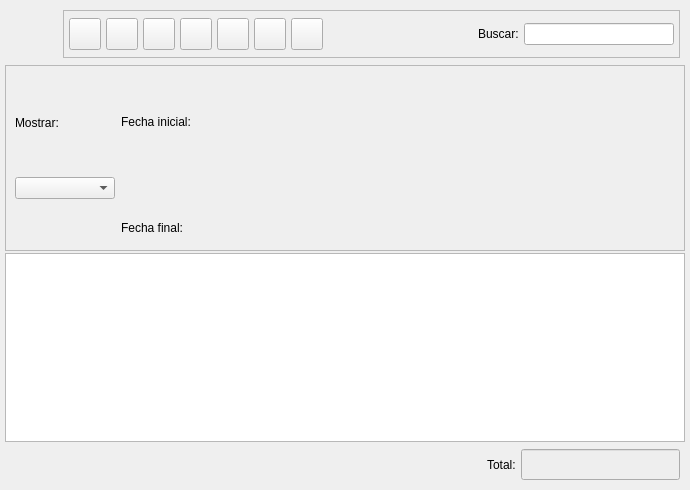
<ui version="4.0" >
 <author>Tomeu Borras Riera</author>
 <class>PresupuestosListBase</class>
 <widget class="QWidget" name="PresupuestosListBase" >
  <property name="enabled" >
   <bool>true</bool>
  </property>
  <property name="geometry" >
   <rect>
    <x>0</x>
    <y>0</y>
    <width>690</width>
    <height>490</height>
   </rect>
  </property>
  <property name="windowTitle" >
   <string>Presupuestos a clientes</string>
  </property>
  <property name="windowIcon" >
   <iconset resource="../../bulmages.qrc" >:/Bulmafact48x48/images/png/48x48/i_bulmages_ventas_presupuestos_listado.48x48.png</iconset>
  </property>
  <layout class="QVBoxLayout" >
   <property name="margin" >
    <number>5</number>
   </property>
   <property name="spacing" >
    <number>2</number>
   </property>
   <item>
    <layout class="QHBoxLayout" >
     <property name="margin" >
      <number>5</number>
     </property>
     <property name="spacing" >
      <number>5</number>
     </property>
     <item>
      <widget class="QLabel" name="label" >
       <property name="minimumSize" >
        <size>
         <width>48</width>
         <height>48</height>
        </size>
       </property>
       <property name="maximumSize" >
        <size>
         <width>48</width>
         <height>48</height>
        </size>
       </property>
       <property name="text" >
        <string/>
       </property>
       <property name="pixmap" >
        <pixmap resource="../../bulmages.qrc" >:/Bulmafact48x48/images/png/48x48/i_bulmages_ventas_presupuestos_listado.48x48.png</pixmap>
       </property>
      </widget>
     </item>
     <item>
      <widget class="QFrame" name="m_botonera" >
       <property name="frameShape" >
        <enum>QFrame::StyledPanel</enum>
       </property>
       <property name="frameShadow" >
        <enum>QFrame::Raised</enum>
       </property>
       <layout class="QHBoxLayout" >
        <property name="margin" >
         <number>5</number>
        </property>
        <property name="spacing" >
         <number>5</number>
        </property>
        <item>
         <widget class="QToolButton" name="mui_crear" >
          <property name="minimumSize" >
           <size>
            <width>32</width>
            <height>32</height>
           </size>
          </property>
          <property name="maximumSize" >
           <size>
            <width>32</width>
            <height>32</height>
           </size>
          </property>
          <property name="toolTip" >
           <string>Nuevo presupuesto</string>
          </property>
          <property name="whatsThis" >
           <string>Nuevo presupuesto</string>
          </property>
          <property name="text" >
           <string/>
          </property>
          <property name="icon" >
           <iconset resource="../../bulmages.qrc" >:/Genericos32x32/images/png/i_fileNew.xpm</iconset>
          </property>
          <property name="iconSize" >
           <size>
            <width>32</width>
            <height>32</height>
           </size>
          </property>
          <property name="shortcut" >
           <string>Ctrl+N</string>
          </property>
         </widget>
        </item>
        <item>
         <widget class="QToolButton" name="mui_editar" >
          <property name="minimumSize" >
           <size>
            <width>32</width>
            <height>32</height>
           </size>
          </property>
          <property name="maximumSize" >
           <size>
            <width>32</width>
            <height>32</height>
           </size>
          </property>
          <property name="toolTip" >
           <string>Editar presupuesto</string>
          </property>
          <property name="whatsThis" >
           <string>Editar presupuesto</string>
          </property>
          <property name="text" >
           <string/>
          </property>
          <property name="icon" >
           <iconset resource="../../bulmages.qrc" >:/Genericos32x32/images/png/i_edit.png</iconset>
          </property>
          <property name="iconSize" >
           <size>
            <width>32</width>
            <height>32</height>
           </size>
          </property>
          <property name="shortcut" >
           <string>Ctrl+E</string>
          </property>
         </widget>
        </item>
        <item>
         <widget class="QToolButton" name="mui_borrar" >
          <property name="minimumSize" >
           <size>
            <width>32</width>
            <height>32</height>
           </size>
          </property>
          <property name="maximumSize" >
           <size>
            <width>32</width>
            <height>32</height>
           </size>
          </property>
          <property name="toolTip" >
           <string>Borrar presupuesto</string>
          </property>
          <property name="whatsThis" >
           <string>Borrar presupuesto</string>
          </property>
          <property name="text" >
           <string/>
          </property>
          <property name="icon" >
           <iconset resource="../../bulmages.qrc" >:/Genericos32x32/images/png/i_editDelete.png</iconset>
          </property>
          <property name="iconSize" >
           <size>
            <width>32</width>
            <height>32</height>
           </size>
          </property>
          <property name="shortcut" >
           <string>Ctrl+D</string>
          </property>
         </widget>
        </item>
        <item>
         <widget class="QToolButton" name="mui_imprimir" >
          <property name="minimumSize" >
           <size>
            <width>32</width>
            <height>32</height>
           </size>
          </property>
          <property name="maximumSize" >
           <size>
            <width>32</width>
            <height>32</height>
           </size>
          </property>
          <property name="toolTip" >
           <string>Imprimir listado</string>
          </property>
          <property name="whatsThis" >
           <string>Imprimir listado</string>
          </property>
          <property name="text" >
           <string/>
          </property>
          <property name="icon" >
           <iconset resource="../../bulmages.qrc" >:/Genericos32x32/images/png/i_filePrint.xpm</iconset>
          </property>
          <property name="iconSize" >
           <size>
            <width>32</width>
            <height>32</height>
           </size>
          </property>
          <property name="shortcut" >
           <string>Ctrl+P</string>
          </property>
         </widget>
        </item>
        <item>
         <widget class="QToolButton" name="mui_filtrar" >
          <property name="minimumSize" >
           <size>
            <width>32</width>
            <height>32</height>
           </size>
          </property>
          <property name="maximumSize" >
           <size>
            <width>32</width>
            <height>32</height>
           </size>
          </property>
          <property name="toolTip" >
           <string>Filtrar pedidos</string>
          </property>
          <property name="whatsThis" >
           <string>Filtrar pedidos</string>
          </property>
          <property name="text" >
           <string/>
          </property>
          <property name="icon" >
           <iconset resource="../../bulmages.qrc" >:/Genericos32x32/images/png/i_find.png</iconset>
          </property>
          <property name="iconSize" >
           <size>
            <width>32</width>
            <height>32</height>
           </size>
          </property>
          <property name="checkable" >
           <bool>true</bool>
          </property>
         </widget>
        </item>
        <item>
         <widget class="QToolButton" name="mui_configurar" >
          <property name="minimumSize" >
           <size>
            <width>32</width>
            <height>32</height>
           </size>
          </property>
          <property name="maximumSize" >
           <size>
            <width>32</width>
            <height>32</height>
           </size>
          </property>
          <property name="toolTip" >
           <string>Configurar listado</string>
          </property>
          <property name="whatsThis" >
           <string>Configurar listado</string>
          </property>
          <property name="text" >
           <string/>
          </property>
          <property name="icon" >
           <iconset resource="../../bulmages.qrc" >:/Genericos32x32/images/png/i_packageSettings.png</iconset>
          </property>
          <property name="iconSize" >
           <size>
            <width>32</width>
            <height>32</height>
           </size>
          </property>
          <property name="checkable" >
           <bool>true</bool>
          </property>
         </widget>
        </item>
        <item>
         <widget class="QToolButton" name="mui_actualizar" >
          <property name="minimumSize" >
           <size>
            <width>32</width>
            <height>32</height>
           </size>
          </property>
          <property name="maximumSize" >
           <size>
            <width>32</width>
            <height>32</height>
           </size>
          </property>
          <property name="toolTip" >
           <string>Actualizar listado</string>
          </property>
          <property name="whatsThis" >
           <string>Actualizar listado</string>
          </property>
          <property name="text" >
           <string/>
          </property>
          <property name="icon" >
           <iconset resource="../../bulmages.qrc" >:/Genericos32x32/images/png/i_reload.png</iconset>
          </property>
          <property name="iconSize" >
           <size>
            <width>22</width>
            <height>22</height>
           </size>
          </property>
          <property name="shortcut" >
           <string>F5</string>
          </property>
         </widget>
        </item>
        <item>
         <widget class="QFrame" name="mui_plugbotones" >
          <property name="sizePolicy" >
           <sizepolicy>
            <hsizetype>0</hsizetype>
            <vsizetype>0</vsizetype>
            <horstretch>0</horstretch>
            <verstretch>0</verstretch>
           </sizepolicy>
          </property>
          <property name="frameShape" >
           <enum>QFrame::NoFrame</enum>
          </property>
          <property name="frameShadow" >
           <enum>QFrame::Plain</enum>
          </property>
          <property name="lineWidth" >
           <number>0</number>
          </property>
         </widget>
        </item>
        <item>
         <spacer>
          <property name="orientation" >
           <enum>Qt::Horizontal</enum>
          </property>
          <property name="sizeType" >
           <enum>QSizePolicy::Expanding</enum>
          </property>
          <property name="sizeHint" >
           <size>
            <width>91</width>
            <height>34</height>
           </size>
          </property>
         </spacer>
        </item>
        <item>
         <widget class="QLabel" name="textLabel1_2" >
          <property name="text" >
           <string>Buscar:</string>
          </property>
         </widget>
        </item>
        <item>
         <widget class="QLineEdit" name="m_filtro" >
          <property name="minimumSize" >
           <size>
            <width>150</width>
            <height>0</height>
           </size>
          </property>
         </widget>
        </item>
       </layout>
      </widget>
     </item>
    </layout>
   </item>
   <item>
    <widget class="QFrame" name="m_busqueda" >
     <property name="sizePolicy" >
      <sizepolicy>
       <hsizetype>7</hsizetype>
       <vsizetype>0</vsizetype>
       <horstretch>0</horstretch>
       <verstretch>0</verstretch>
      </sizepolicy>
     </property>
     <property name="frameShape" >
      <enum>QFrame::StyledPanel</enum>
     </property>
     <property name="frameShadow" >
      <enum>QFrame::Raised</enum>
     </property>
     <layout class="QGridLayout" >
      <property name="margin" >
       <number>9</number>
      </property>
      <property name="spacing" >
       <number>6</number>
      </property>
      <item rowspan="2" row="1" column="2" >
       <widget class="BusquedaCliente" native="1" name="m_cliente" >
        <property name="sizePolicy" >
         <sizepolicy>
          <hsizetype>7</hsizetype>
          <vsizetype>0</vsizetype>
          <horstretch>0</horstretch>
          <verstretch>0</verstretch>
         </sizepolicy>
        </property>
        <property name="minimumSize" >
         <size>
          <width>0</width>
          <height>80</height>
         </size>
        </property>
        <property name="maximumSize" >
         <size>
          <width>16777215</width>
          <height>16777215</height>
         </size>
        </property>
        <property name="autoFillBackground" >
         <bool>false</bool>
        </property>
       </widget>
      </item>
      <item row="0" column="2" >
       <widget class="BusquedaArticulo" native="1" name="m_articulo" >
        <property name="sizePolicy" >
         <sizepolicy>
          <hsizetype>7</hsizetype>
          <vsizetype>0</vsizetype>
          <horstretch>0</horstretch>
          <verstretch>0</verstretch>
         </sizepolicy>
        </property>
        <property name="minimumSize" >
         <size>
          <width>0</width>
          <height>80</height>
         </size>
        </property>
        <property name="maximumSize" >
         <size>
          <width>16777215</width>
          <height>16777215</height>
         </size>
        </property>
       </widget>
      </item>
      <item rowspan="3" row="0" column="0" >
       <layout class="QVBoxLayout" >
        <property name="margin" >
         <number>0</number>
        </property>
        <property name="spacing" >
         <number>6</number>
        </property>
        <item>
         <widget class="QLabel" name="label_2" >
          <property name="sizePolicy" >
           <sizepolicy>
            <hsizetype>0</hsizetype>
            <vsizetype>0</vsizetype>
            <horstretch>0</horstretch>
            <verstretch>0</verstretch>
           </sizepolicy>
          </property>
          <property name="text" >
           <string>Mostrar:</string>
          </property>
          <property name="alignment" >
           <set>Qt::AlignLeading|Qt::AlignLeft|Qt::AlignVCenter</set>
          </property>
          <property name="buddy" >
           <cstring>mui_procesada</cstring>
          </property>
         </widget>
        </item>
        <item>
         <widget class="QComboBox" name="mui_procesada" >
          <property name="sizePolicy" >
           <sizepolicy>
            <hsizetype>0</hsizetype>
            <vsizetype>0</vsizetype>
            <horstretch>0</horstretch>
            <verstretch>0</verstretch>
           </sizepolicy>
          </property>
          <property name="minimumSize" >
           <size>
            <width>100</width>
            <height>0</height>
           </size>
          </property>
          <property name="maximumSize" >
           <size>
            <width>200</width>
            <height>16777215</height>
           </size>
          </property>
          <property name="focusPolicy" >
           <enum>Qt::StrongFocus</enum>
          </property>
          <property name="frame" >
           <bool>true</bool>
          </property>
         </widget>
        </item>
       </layout>
      </item>
      <item rowspan="2" row="0" column="1" >
       <layout class="QVBoxLayout" >
        <property name="margin" >
         <number>0</number>
        </property>
        <property name="spacing" >
         <number>6</number>
        </property>
        <item>
         <widget class="QLabel" name="textLabel1_4" >
          <property name="sizePolicy" >
           <sizepolicy>
            <hsizetype>0</hsizetype>
            <vsizetype>0</vsizetype>
            <horstretch>0</horstretch>
            <verstretch>0</verstretch>
           </sizepolicy>
          </property>
          <property name="text" >
           <string>Fecha inicial:</string>
          </property>
         </widget>
        </item>
        <item>
         <widget class="BusquedaFecha" native="1" name="m_fechain" >
          <property name="sizePolicy" >
           <sizepolicy>
            <hsizetype>0</hsizetype>
            <vsizetype>0</vsizetype>
            <horstretch>0</horstretch>
            <verstretch>0</verstretch>
           </sizepolicy>
          </property>
          <property name="minimumSize" >
           <size>
            <width>150</width>
            <height>0</height>
           </size>
          </property>
         </widget>
        </item>
       </layout>
      </item>
      <item row="2" column="1" >
       <layout class="QVBoxLayout" >
        <property name="margin" >
         <number>0</number>
        </property>
        <property name="spacing" >
         <number>6</number>
        </property>
        <item>
         <widget class="QLabel" name="textLabel1_4_2" >
          <property name="sizePolicy" >
           <sizepolicy>
            <hsizetype>0</hsizetype>
            <vsizetype>0</vsizetype>
            <horstretch>0</horstretch>
            <verstretch>0</verstretch>
           </sizepolicy>
          </property>
          <property name="text" >
           <string>Fecha final:</string>
          </property>
         </widget>
        </item>
        <item>
         <widget class="BusquedaFecha" native="1" name="m_fechafin" >
          <property name="sizePolicy" >
           <sizepolicy>
            <hsizetype>0</hsizetype>
            <vsizetype>0</vsizetype>
            <horstretch>0</horstretch>
            <verstretch>0</verstretch>
           </sizepolicy>
          </property>
          <property name="minimumSize" >
           <size>
            <width>150</width>
            <height>0</height>
           </size>
          </property>
         </widget>
        </item>
       </layout>
      </item>
     </layout>
    </widget>
   </item>
   <item>
    <widget class="PresupuestoListSubForm" name="mui_list" >
     <property name="sizePolicy" >
      <sizepolicy>
       <hsizetype>7</hsizetype>
       <vsizetype>7</vsizetype>
       <horstretch>0</horstretch>
       <verstretch>0</verstretch>
      </sizepolicy>
     </property>
    </widget>
   </item>
   <item>
    <layout class="QHBoxLayout" >
     <property name="margin" >
      <number>5</number>
     </property>
     <property name="spacing" >
      <number>5</number>
     </property>
     <item>
      <spacer>
       <property name="orientation" >
        <enum>Qt::Horizontal</enum>
       </property>
       <property name="sizeType" >
        <enum>QSizePolicy::Expanding</enum>
       </property>
       <property name="sizeHint" >
        <size>
         <width>340</width>
         <height>21</height>
        </size>
       </property>
      </spacer>
     </item>
     <item>
      <widget class="QLabel" name="textLabel1_3" >
       <property name="text" >
        <string>Total:</string>
       </property>
      </widget>
     </item>
     <item>
      <widget class="QLineEdit" name="m_total" >
       <property name="enabled" >
        <bool>true</bool>
       </property>
       <property name="sizePolicy" >
        <sizepolicy>
         <hsizetype>0</hsizetype>
         <vsizetype>0</vsizetype>
         <horstretch>0</horstretch>
         <verstretch>0</verstretch>
        </sizepolicy>
       </property>
       <property name="minimumSize" >
        <size>
         <width>150</width>
         <height>0</height>
        </size>
       </property>
       <property name="palette" >
        <palette>
         <active>
          <colorrole role="Base" >
           <brush brushstyle="SolidPattern" >
            <color alpha="255" >
             <red>238</red>
             <green>238</green>
             <blue>238</blue>
            </color>
           </brush>
          </colorrole>
         </active>
         <inactive>
          <colorrole role="Base" >
           <brush brushstyle="SolidPattern" >
            <color alpha="255" >
             <red>238</red>
             <green>238</green>
             <blue>238</blue>
            </color>
           </brush>
          </colorrole>
         </inactive>
         <disabled>
          <colorrole role="Base" >
           <brush brushstyle="SolidPattern" >
            <color alpha="255" >
             <red>255</red>
             <green>255</green>
             <blue>255</blue>
            </color>
           </brush>
          </colorrole>
         </disabled>
        </palette>
       </property>
       <property name="font" >
        <font>
         <family>Sans Serif</family>
         <pointsize>12</pointsize>
         <weight>75</weight>
         <italic>false</italic>
         <bold>true</bold>
         <underline>false</underline>
         <strikeout>false</strikeout>
        </font>
       </property>
       <property name="alignment" >
        <set>Qt::AlignRight</set>
       </property>
       <property name="readOnly" >
        <bool>true</bool>
       </property>
      </widget>
     </item>
    </layout>
   </item>
  </layout>
 </widget>
 <layoutdefault spacing="3" margin="5" />
 <customwidgets>
  <customwidget>
   <class>BusquedaFecha</class>
   <extends>QWidget</extends>
   <header>../../../bulmalib/src/busquedafecha.h</header>
  </customwidget>
  <customwidget>
   <class>BusquedaCliente</class>
   <extends>QWidget</extends>
   <header>busquedacliente.h</header>
  </customwidget>
  <customwidget>
   <class>PresupuestoListSubForm</class>
   <extends>QTableWidget</extends>
   <header>presupuestolist.h</header>
  </customwidget>
  <customwidget>
   <class>BusquedaArticulo</class>
   <extends>QWidget</extends>
   <header>busquedaarticulo.h</header>
  </customwidget>
 </customwidgets>
 <resources>
  <include location="../../bulmages.qrc" />
 </resources>
 <connections>
  <connection>
   <sender>mui_filtrar</sender>
   <signal>toggled(bool)</signal>
   <receiver>m_busqueda</receiver>
   <slot>setShown(bool)</slot>
   <hints>
    <hint type="sourcelabel" >
     <x>241</x>
     <y>40</y>
    </hint>
    <hint type="destinationlabel" >
     <x>230</x>
     <y>73</y>
    </hint>
   </hints>
  </connection>
 </connections>
</ui>
